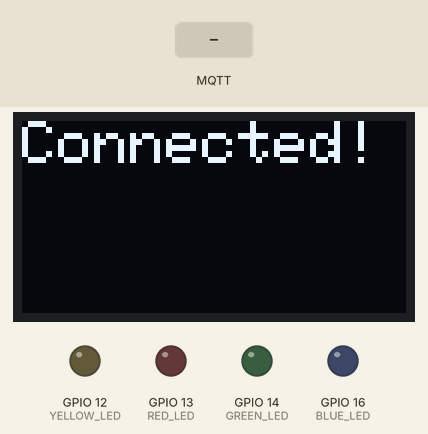
Recording of a sketch running on a simulated ESP8266 (NodeMCU). Parts: 128×64 one-colour display, output pins drawn as LEDs (lit = HIGH). Inputs (shaded band) come from the test bench. WiFi joins after 1.5 s; servers stay silent unless stated; random numbers use the default seed unless the sketch sets one; no MQTT or app messages arrive unless stated; what the sketch prints to the serial monitor is not drawn.

Above: at 4.3 s.
4.4 s: MQTT message "BLUE_TOGGLE" arrives on the first subscribed topic
At 5.2 s:
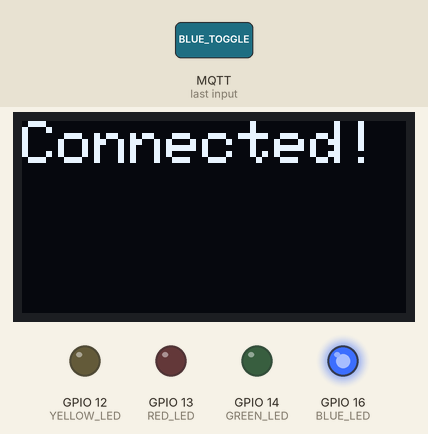
5.9 s: MQTT message "GREEN_TOGGLE" arrives on the first subscribed topic
At 6.4 s:
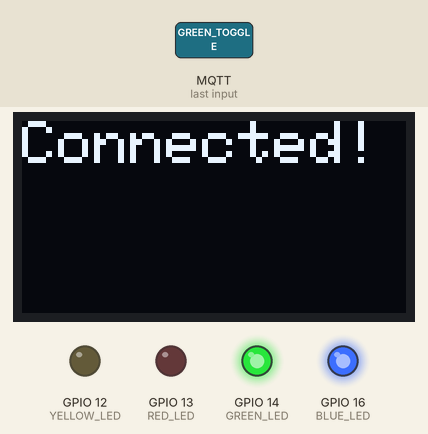
7.4 s: MQTT message "YELLOW_TOGGLE" arrives on the first subscribed topic
At 8.6 s:
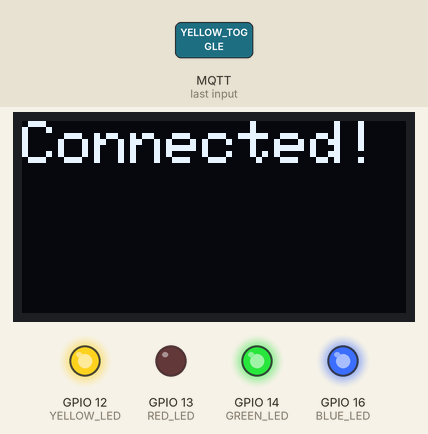
8.9 s: MQTT message "RED_TOGGLE" arrives on the first subscribed topic
At 9.9 s:
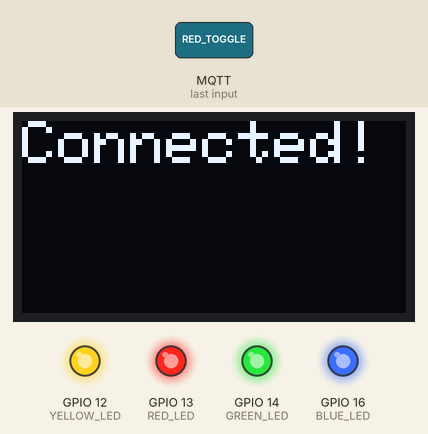
10.4 s: MQTT message "BLUE_TOGGLE" arrives on the first subscribed topic
At 11.0 s:
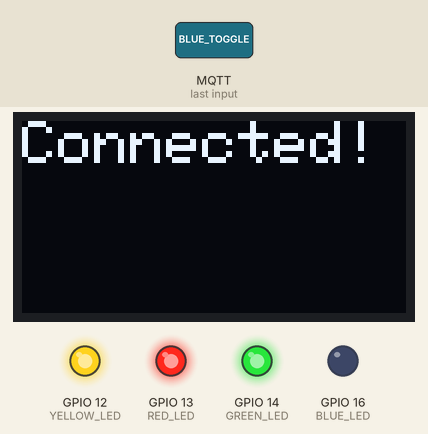
11.9 s: MQTT message "GREEN_TOGGLE" arrives on the first subscribed topic
At 12.2 s:
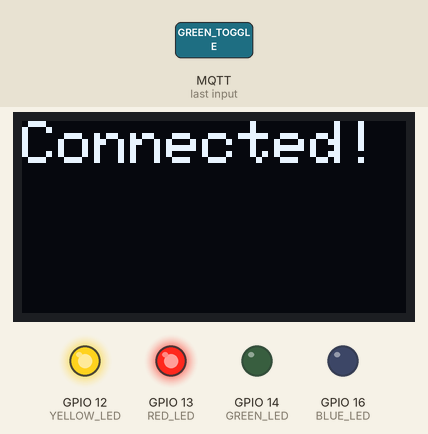
Timing chart, 0 to 14.4 s (numbered marks = the images above; inputs shaded):
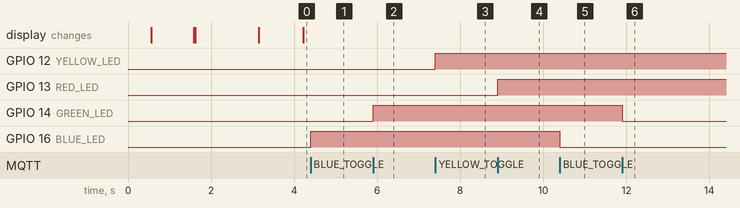

Measured:
- after the input at 4.4 s, GPIO 16 (BLUE_LED): LOW → HIGH at once
- after the input at 5.9 s, GPIO 14 (GREEN_LED): LOW → HIGH at once
- after the input at 7.4 s, GPIO 12 (YELLOW_LED): LOW → HIGH at once
- after the input at 8.9 s, GPIO 13 (RED_LED): LOW → HIGH at once
- after the input at 10.4 s, GPIO 16 (BLUE_LED): HIGH → LOW at once
- after the input at 11.9 s, GPIO 14 (GREEN_LED): HIGH → LOW at once

The sketch:

esp8266_Leds.ino
```cpp
#include <ESP8266WiFi.h>
#include <PubSubClient.h>
#include <Adafruit_GFX.h>
#include <Adafruit_SSD1306.h>

#define SCREEN_WIDTH 128 // OLED display width, in pixels
#define SCREEN_HEIGHT 64 // OLED display height, in pixels

// Declaration for an SSD1306 display connected to I2C (SDA, SCL pins)
// The pins for I2C are defined by the Wire-library.
// On an arduino UNO:       A4(SDA), A5(SCL)
// On an arduino MEGA 2560: 20(SDA), 21(SCL)
// On an arduino LEONARDO:   2(SDA),  3(SCL), ...
#define OLED_RESET     -1 // Reset pin # (or -1 if sharing Arduino reset pin)
#define SCREEN_ADDRESS 0x3C ///< See datasheet for Address; 0x3D for 128x64, 0x3C for 128x32
Adafruit_SSD1306 display(SCREEN_WIDTH, SCREEN_HEIGHT, &Wire, OLED_RESET);

const char* ssid = "Network name";
const char* password = "network password";

const char* mqtt_server = "mqtt broker ip";
const unsigned int mqtt_port = 1888; // mqtt broker port

char buf[10];

WiFiClient espClient;
PubSubClient client(espClient);

const int BLUE_LED = 16;
const int GREEN_LED = 14;
const int YELLOW_LED = 12;
const int RED_LED = 13;


/**************************************************

**************************************************/
void OLEDSetup() {
  // Start the I2C interface
  Wire.begin();

  // SSD1306_SWITCHCAPVCC = generate display voltage from 3.3V internally
  if(!display.begin(SSD1306_SWITCHCAPVCC, SCREEN_ADDRESS)) {
    Serial.println(F("SSD1306 allocation failed"));
    for(;;); // Don't proceed, loop forever
  }
  WriteConsole("Welcome!", 2);
}


void WriteConsole(String text) {
  display.clearDisplay();
  display.setCursor(0, 0);
  display.setTextSize(1);
  display.setTextColor(WHITE, BLACK);
  display.println(text);
  display.display();
}

void WriteConsole(String text, int size) {
  display.clearDisplay();
  display.setCursor(0, 0);
  display.setTextSize(size);
  display.setTextColor(WHITE, BLACK);
  display.println(text);
  display.display();
}

void setup() {
  Serial.begin(115200);

  delay(500);

  OLEDSetup();

  delay(1000);

  WriteConsole("Starting...", 2);

  pinMode(BLUE_LED, OUTPUT);
  pinMode(GREEN_LED, OUTPUT);
  pinMode(YELLOW_LED, OUTPUT);
  pinMode(RED_LED, OUTPUT);
  setup_wifi();
  client.setServer(mqtt_server, 1888);
  client.setCallback(callback);
}

void publishLedStates() {
  char states[100];
  snprintf(states, sizeof(states), "B: %s \nG: %s\nY: %s\nR: %s",
    digitalRead(BLUE_LED) ? "ON" : "OFF",
    digitalRead(GREEN_LED) ? "ON" : "OFF",
    digitalRead(YELLOW_LED) ? "ON" : "OFF",
    digitalRead(RED_LED) ? "ON" : "OFF"
   );
  client.publish("ESP8266-CONTROLS", states);
}

void toggleLed(uint8_t pin) {
  digitalWrite(pin, digitalRead(pin) ? LOW : HIGH);
}

void callback(char* topic, byte* payload, unsigned int length) {
  String message;
  Serial.print("Message arrived [");
  Serial.print(topic);
  Serial.print("] ");
  for (int i = 0; i < length; i++) {
    message += (char)payload[i];
  }
  Serial.print(message);
  Serial.println();


  if (message == "PING") {
    publishLedStates();
    return;
  }

  // Switch the LED if an (LEDCOLOR)_TOGGLE was received as message
  if (message == "BLUE_TOGGLE") {
    toggleLed(BLUE_LED);
  }

  if (message == "GREEN_TOGGLE") {
    toggleLed(GREEN_LED);
  }

  if (message == "YELLOW_TOGGLE") {
    toggleLed(YELLOW_LED);
  }

  if (message == "RED_TOGGLE") {
    toggleLed(RED_LED);
  }

  publishLedStates();
}

void reconnect() {
  // Loop until we're reconnected
  while (!client.connected()) {
    Serial.print("Attempting MQTT connection...");
    WriteConsole("Attempting MQTT connection...");
    delay(1000);
    // Create a random client ID
    String clientId = "ESP8266Client-";
    clientId += String(random(0xffff), HEX);
    // Attempt to connect
    if (client.connect(clientId.c_str())) {
      Serial.println("connected");
      WriteConsole("Connected!", 2);
      publishLedStates();

      client.subscribe("ESP8266-LEDS");
    } else {
      Serial.print("failed, rc=");
      Serial.print(client.state());
      Serial.println(" try again in 5 seconds");
      // Wait 5 seconds before retrying
      delay(5000);
    }
  }
}

void setup_wifi() {
  delay(10);
  Serial.println();
  Serial.print("Connecting to ");
  WriteConsole("Connecting to "+ String(ssid));
  Serial.println(ssid);
  WiFi.begin(ssid, password);
  while (WiFi.status() != WL_CONNECTED) {
    delay(500);
    Serial.print(".");
  }
  randomSeed(micros());
}

void loop() {
  if (!client.connected()) {
    reconnect();
  }
  client.loop();
}
```
